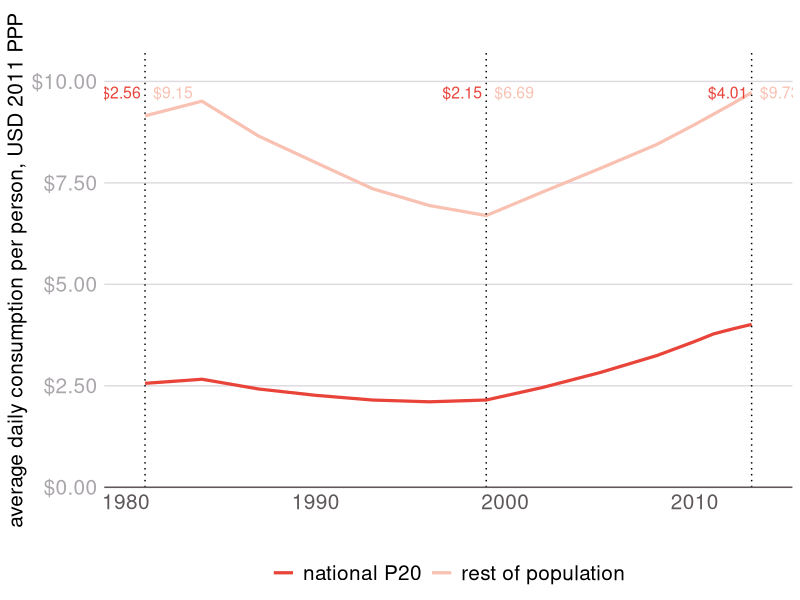
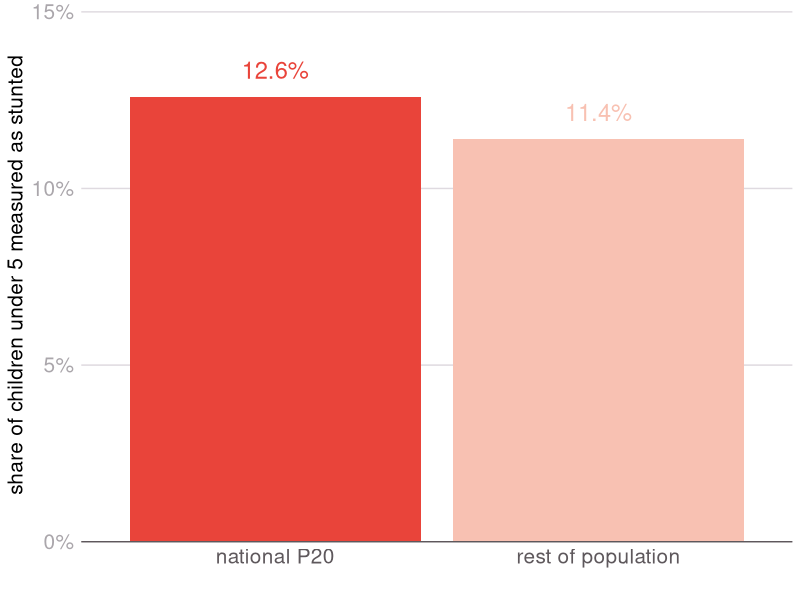
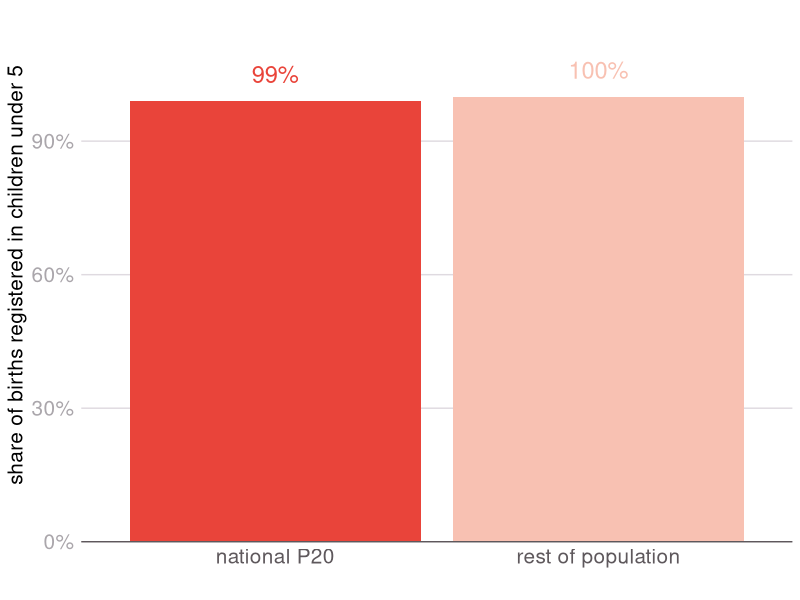
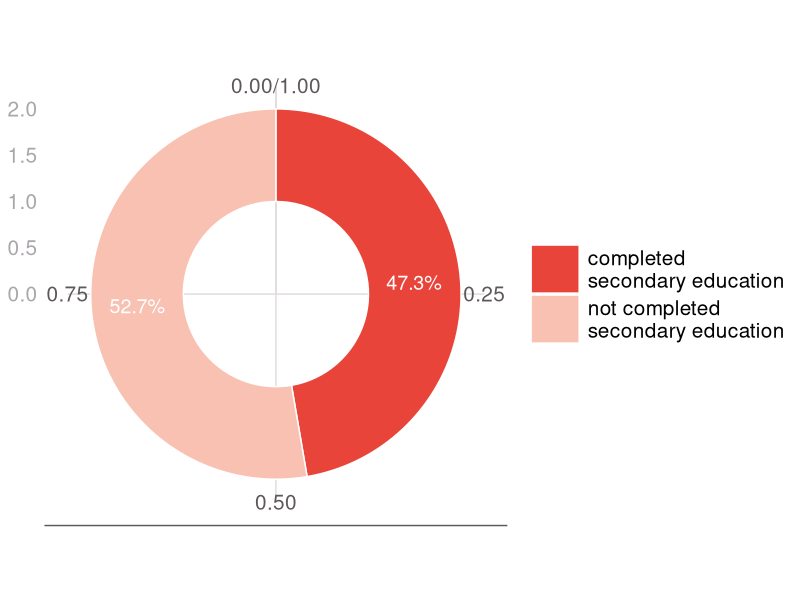

Recreate these plots in R, in order. (Note: this script raises an error after producing the figures.)
list.of.packages <- c("data.table","varhandle","reshape2","ggplot2","scales")
new.packages <- list.of.packages[!(list.of.packages %in% installed.packages()[,"Package"])]
if(length(new.packages)) install.packages(new.packages)
lapply(list.of.packages, require, character.only=T)

# C1: Income trends line
# C2: Stunting bar (LI only)
# C3: Birth reg bar (LI only)
# C4: Secondary educ donut
# C5: Secondary educ bar (LI only)
# C6: Under 5 mort bar (LI only)
# C7: Obesity line (HI only)

setwd("~/git/p20-profiles-2018")

getmode <- function(v) {
  uniqv <- unique(v)
  uniqv[which.max(tabulate(match(v, uniqv)))]
}

light.grey = "#DFDAE0"
mid.grey = "#AAA6AB"
dark.grey = "#5E585C"
red = "#E9443A"
pink = "#F8C1B2"
font.size = 15
line.size = 1.1
dpi = 300
two_tone = scale_color_manual(values=c(red,pink))
two_tone_fill = scale_fill_manual(values=c(red,pink))

simple_style = theme_bw() +
  theme(
    panel.border = element_blank()
    ,panel.grid.major.x = element_blank()
    ,panel.grid.major.y = element_line(color=light.grey )
    ,panel.background = element_blank()
    ,plot.background = element_blank()
    ,panel.grid.minor = element_blank()
    ,axis.line.x = element_line(colour = dark.grey)
    ,axis.line.y = element_blank()
    ,axis.text.x = element_text(colour=dark.grey, size=font.size)
    ,axis.text.y = element_text(colour=mid.grey, size=font.size)
    ,axis.title = element_text(size=font.size)
    ,axis.ticks = element_blank()
    ,legend.text = element_text(size=font.size))


countries <- read.csv("data/countries.csv",na.strings="")
countries$original.order = c(1:nrow(countries))

for(theslug in countries$slug){
  country = subset(countries,slug==theslug)[1,]
  lowincome = country$lowincome
  if(lowincome){
    for(i in c(1:6)){
      chart_name = paste0("charts/",theslug,"_c",i,".png")
      file.copy("final_template/no_data_text.png",chart_name,overwrite=T)
    }
  }else{
    for(i in c(1,4,7)){
      chart_name = paste0("charts/",theslug,"_c",i,".png")
      file.copy("final_template/no_data_text.png",chart_name,overwrite=T)
    }
  }
}

c1_data = read.csv("data/IncomeGapGraph.csv")
if(!"longname" %in% names(c1_data)){setnames(c1_data,"Country","longname")}
if(is.factor(c1_data$longname)){c1_data$longname=unfactor(c1_data$longname)}
c1_data$longname[which(c1_data$longname=="Cabo Verde")] = "Cape Verde"
c1_data$longname[which(c1_data$longname=="Congo")] = "Republic of Congo"
c1_data$longname[which(c1_data$longname=="Cote d'Ivoire")] = "Côte d’Ivoire"
c1_data$longname[which(c1_data$longname=="Lao People's Democratic Republic")] = "Lao People’s Democratic Republic"
missing_from_c1 = setdiff(countries$longname,c1_data$longname)
c1_missing_from_countries = setdiff(c1_data$longname,countries$longname)

c2_data <- read.csv("data/stunting.csv")
if(!"longname" %in% names(c2_data)){setnames(c2_data,"CountryName","longname")}
if(is.factor(c2_data$longname)){c2_data$longname=unfactor(c2_data$longname)}
c2_data$longname[which(c2_data$longname=="Cabo Verde")] = "Cape Verde"
c2_data$longname[which(c2_data$longname=="Congo")] = "Republic of Congo"
c2_data$longname[which(c2_data$longname=="Cote d'Ivoire")] = "Côte d’Ivoire"
c2_data$longname[which(c2_data$longname=="Lao People's Democratic Republic")] = "Lao People’s Democratic Republic"
c2_data$longname[which(c2_data$longname=="Democratic People's Republic of Korea")] = "Democratic People’s Republic of Korea"
missing_from_c2 = setdiff(countries$longname,c2_data$longname)
c2__missing_from_countries = setdiff(c2_data$longname,countries$longname)

c3_data <- read.csv("data/birthregP20.csv",fileEncoding="latin1")
if(!"longname" %in% names(c3_data)){setnames(c3_data,"CountryName","longname")}
if(is.factor(c3_data$longname)){c3_data$longname=unfactor(c3_data$longname)}
if(is.factor(c3_data$NP20.Reg)){c3_data$NP20.Reg=unfactor(c3_data$NP20.Reg)}
c3_data$NP20.Reg = gsub("\u0096","",c3_data$NP20.Reg)
c3_data$NP20.Reg[which(c3_data$longname=="Solomon Islands")] <- "87"
c3_data$NP20.Reg = as.numeric(c3_data$NP20.Reg)
c3_data$longname[which(c3_data$longname=="Cabo Verde")] = "Cape Verde"
c3_data$longname[which(c3_data$longname=="Congo")] = "Republic of Congo"
c3_data$longname[which(c3_data$longname=="Cote d'Ivoire")] = "Côte d’Ivoire"
c3_data$longname[which(c3_data$longname=="Lao People's Democratic Republic")] = "Lao People’s Democratic Republic"
c3_data$longname[which(c3_data$longname=="Democratic People's Republic of Korea")] = "Democratic People’s Republic of Korea"
c3_data$longname[which(c3_data$longname=="Libyan Arab Jamahiriya")] = "State of Libya"
missing_from_c3 = setdiff(countries$longname,c3_data$longname)
c3__missing_from_countries = setdiff(c3_data$longname,countries$longname)

c4_data <- read.csv("data/ntl_secondarycompletion.csv")
if(!"longname" %in% names(c4_data)){setnames(c4_data,"CountryName","longname")}
if(is.factor(c4_data$longname)){c4_data$longname=unfactor(c4_data$longname)}
c4_data$longname[which(c4_data$longname=="Cabo Verde")] = "Cape Verde"
c4_data$longname[which(c4_data$longname=="Congo")] = "Republic of Congo"
c4_data$longname[which(c4_data$longname=="Cote d'Ivoire")] = "Côte d’Ivoire"
c4_data$longname[which(c4_data$longname=="Lao People's Democratic Republic")] = "Lao People’s Democratic Republic"
c4_data$longname[which(c4_data$longname=="Korea, Dem. People’s Rep.")] = "Democratic People’s Republic of Korea"
c4_data$longname[which(c4_data$longname=="Libyan Arab Jamahiriya")] = "State of Libya"
c4_data$longname[which(c4_data$longname=="Virgin Islands (U.S.)")] = "United States Virgin Islands"
c4_data$longname[which(c4_data$longname=="aint Vincent and the Grenadines")] = "Saint Vincent and the Grenadines"
c4_data$longname[which(c4_data$longname=="Macao SAR, China")] = "China, Macao Special Administrative Region"
missing_from_c4 = setdiff(countries$longname,c4_data$longname)
c4__missing_from_countries = setdiff(c4_data$longname,countries$longname)
c4_data = subset(c4_data,!is.na(Secondary.Completion))
c4_data = c4_data[order(c4_data$longname,-c4_data$Year),]
c4_data$dup = duplicated(c4_data$longname)
c4_data = subset(c4_data,!dup)
c4_data$dup = NULL
c4_data$Year = NULL
c4_data$Secondary.non.completion = 100-c4_data$Secondary.Completion

c5_data <- read.csv("data/P20_secondarycompletion.csv")
if(!"longname" %in% names(c5_data)){setnames(c5_data,"CountryName","longname")}
if(is.factor(c5_data$longname)){c5_data$longname=unfactor(c5_data$longname)}
c5_data$longname[which(c5_data$longname=="Cabo Verde")] = "Cape Verde"
c5_data$longname[which(c5_data$longname=="Congo")] = "Republic of Congo"
c5_data$longname[which(c5_data$longname=="Cote d'Ivoire")] = "Côte d’Ivoire"
c5_data$longname[which(c5_data$longname=="Lao People's Democratic Republic")] = "Lao People’s Democratic Republic"
c5_data$longname[which(c5_data$longname=="Korea, Dem. People’s Rep.")] = "Democratic People’s Republic of Korea"
c5_data$longname[which(c5_data$longname=="Libyan Arab Jamahiriya")] = "State of Libya"
c5_data$longname[which(c5_data$longname=="Virgin Islands (U.S.)")] = "United States Virgin Islands"
c5_data$longname[which(c5_data$longname=="aint Vincent and the Grenadines")] = "Saint Vincent and the Grenadines"
c5_data$longname[which(c5_data$longname=="Macao SAR, China")] = "China, Macao Special Administrative Region"
missing_from_c5 = setdiff(countries$longname,c5_data$longname)
c5_missing_from_countries = setdiff(c5_data$longname,countries$longname)
c5_data$Year = NULL

c6_data <- read.csv("data/P20_u5mortality.csv")
if(!"longname" %in% names(c6_data)){setnames(c6_data,"CountryName","longname")}
if(is.factor(c6_data$longname)){c6_data$longname=unfactor(c6_data$longname)}
c6_data$longname[which(c6_data$longname=="Cabo Verde")] = "Cape Verde"
c6_data$longname[which(c6_data$longname=="Congo")] = "Republic of Congo"
c6_data$longname[which(c6_data$longname=="Cote d'Ivoire")] = "Côte d’Ivoire"
c6_data$longname[which(c6_data$longname=="Lao People's Democratic Republic")] = "Lao People’s Democratic Republic"
c6_data$longname[which(c6_data$longname=="Korea, Dem. People’s Rep.")] = "Democratic People’s Republic of Korea"
c6_data$longname[which(c6_data$longname=="Libyan Arab Jamahiriya")] = "State of Libya"
c6_data$longname[which(c6_data$longname=="Virgin Islands (U.S.)")] = "United States Virgin Islands"
c6_data$longname[which(c6_data$longname=="aint Vincent and the Grenadines")] = "Saint Vincent and the Grenadines"
c6_data$longname[which(c6_data$longname=="Macao SAR, China")] = "China, Macao Special Administrative Region"
missing_from_c6_ = setdiff(countries$longname,c6_data$longname)
c6__missing_from_countries = setdiff(c6_data$longname,countries$longname)
c6_data = subset(c6_data,!is.na(U5Mortality.Rest))
c6_data = c6_data[order(c6_data$longname,-c6_data$Year),]
c6_data$dup = duplicated(c6_data$longname)
c6_data = subset(c6_data,!dup)
c6_data$dup = NULL
c6_data$Year = NULL

c7_data <- read.csv("data/obesityrates.csv")
if(!"longname" %in% names(c7_data)){setnames(c7_data,"CountryName","longname")}
if(is.factor(c7_data$longname)){c7_data$longname=unfactor(c7_data$longname)}
c7_data$longname[which(c7_data$longname=="Cabo Verde")] = "Cape Verde"
c7_data$longname[which(c7_data$longname=="Congo")] = "Republic of Congo"
c7_data$longname[which(c7_data$longname=="Cote d'Ivoire")] = "Côte d’Ivoire"
c7_data$longname[which(c7_data$longname=="Lao People's Democratic Republic")] = "Lao People’s Democratic Republic"
c7_data$longname[which(c7_data$longname=="Democratic People's Republic of Korea")] = "Democratic People’s Republic of Korea"
c7_data$longname[which(c7_data$longname=="Libyan Arab Jamahiriya")] = "State of Libya"
c7_data$longname[which(c7_data$longname=="Virgin Islands (U.S.)")] = "United States Virgin Islands"
c7_data$longname[which(c7_data$longname=="aint Vincent and the Grenadines")] = "Saint Vincent and the Grenadines"
c7_data$longname[which(c7_data$longname=="Macao SAR, China")] = "China, Macao Special Administrative Region"
missing_from_obesity = setdiff(countries$longname,c7_data$longname)
obesity_missing_from_countries = setdiff(c7_data$longname,countries$longname)

for(theslug in countries$slug){
  country = subset(countries,slug==theslug)[1,]
  lowincome = country$lowincome
  thelongname = country$longname
  message(thelongname)
  ###C1####
  c1_chart_name = paste0("charts/",theslug,"_c1.png")
  c1_data_sub = subset(c1_data,longname==thelongname)
  if(nrow(c1_data_sub)>0){
    if(getmode(c1_data_sub$income.consumption)=="Income"){
      y_axis_lab = "average daily income per person, USD 2011 PPP"
    } else{
      y_axis_lab = "average daily consumption per person, USD 2011 PPP"
    }
    keep = c("Year","longname","national.P20.average","rest.of.population.average")
    c1_data_sub = c1_data_sub[keep]
    names(c1_data_sub) = c("Year","longname","national P20","rest of population")
    c1_data_melt = melt(c1_data_sub,id.vars=c("Year","longname"))
    c1_max = max(c1_data_melt$value)
    c1_year_min = min(c1_data_melt$Year,na.rm=T)
    c1_year_max = max(c1_data_melt$Year,na.rm=T)
    if(!is.na(c1_max)){
      c1 = ggplot(c1_data_melt,aes(x=Year,y=value,group=variable,color=variable)) +
        geom_line(size=line.size) +
        two_tone +
        scale_y_continuous(expand=c(0,0), limits=c(0,c1_max*1.1),label=dollar) +
        expand_limits(x=c(c1_year_min-0.5,c1_year_max+0.5)) +
        geom_vline(xintercept=c(c1_year_min,1999,c1_year_max),linetype="dotted") +
        geom_text(
          data=subset(c1_data_melt,Year %in% c(c1_year_min,1999,c1_year_max) & variable=="national P20")
          ,aes(label=dollar_format(largest_with_cents=10)(value),y=c1_max)
          ,size=4
          ,hjust=1.1
          ,show.legend=F
        ) +
        geom_text(
          data=subset(c1_data_melt,Year %in% c(c1_year_min,1999,c1_year_max) & variable=="rest of population")
          ,aes(label=dollar_format(largest_with_cents=10)(value),y=c1_max)
          ,size=4
          ,hjust=-0.2
          ,show.legend=F
        ) +
        labs(y = y_axis_lab, x="",title="\n") +
        simple_style +
        theme(
          legend.position="bottom",
          legend.title=element_blank(),
          axis.line.x = element_line(colour = dark.grey),
        )
      ggsave(c1_chart_name,c1,units="in",dpi=dpi,width=(1000/dpi),height=(770/dpi),scale=3) 
    }
  }
  ###C2####
  c2_chart_name = paste0("charts/",theslug,"_c2.png")
  if(lowincome){
    c2_data_sub = subset(c2_data,longname==thelongname)
    if(nrow(c2_data_sub)>0){
      y_axis_lab = "share of children under 5 measured as stunted"
      keep = c("longname","nationalP20stunting","restP20stunting")
      c2_data_sub = c2_data_sub[keep]
      names(c2_data_sub) = c("longname","national P20","rest of population")
      c2_data_melt = melt(c2_data_sub,id.vars=c("longname"))
      c2_data_melt$value = c2_data_melt$value/100
      c2_max = max(c2_data_melt$value)
      if(!is.na(c2_max)){
        c2 = ggplot(c2_data_melt,aes(x=variable,y=value,fill=variable)) +
          geom_bar(stat="identity") +
          two_tone_fill +
          scale_y_continuous(expand=c(0,0), limits=c(0,c2_max*1.2),label=percent) +
          geom_text(aes(label=percent(value),color=variable),vjust=-1,size=6) +
          two_tone +
          labs(y = y_axis_lab, x="") +
          simple_style +
          theme(
            legend.position="none",
            legend.title=element_blank(),
            axis.line.x = element_line(colour = dark.grey),
          )
        ggsave(c2_chart_name,c2,units="in",dpi=dpi,width=(1000/dpi),height=(600/dpi),scale=3)
      }
    } 
  }
  ###C3####
  c3_chart_name = paste0("charts/",theslug,"_c3.png")
  if(lowincome){
    c3_data_sub = subset(c3_data,longname==thelongname)
    if(nrow(c3_data_sub)>0){
      y_axis_lab = "share of births registered in children under 5"
      names(c3_data_sub) = c("longname","national P20","rest of population")
      c3_data_melt = melt(c3_data_sub,id.vars=c("longname"))
      c3_data_melt$value = c3_data_melt$value/100
      c3_max = max(c3_data_melt$value)
      if(!is.na(c3_max)){
        c3 = ggplot(c3_data_melt,aes(x=variable,y=value,fill=variable)) +
          geom_bar(stat="identity") +
          two_tone_fill +
          scale_y_continuous(expand=c(0,0), limits=c(0,c3_max*1.2),label=percent) +
          geom_text(aes(label=percent(value),color=variable),vjust=-1,size=6) +
          two_tone +
          labs(y = y_axis_lab, x="") +
          simple_style +
          theme(
            legend.position="none",
            legend.title=element_blank(),
            axis.line.x = element_line(colour = dark.grey),
          )
        ggsave(c3_chart_name,c3,units="in",dpi=dpi,width=(1000/dpi),height=(600/dpi),scale=3) 
      }
    } 
  }
  ###C4####
  c4_chart_name = paste0("charts/",theslug,"_c4.png")
  c4_data_sub = subset(c4_data,longname==thelongname)
  if(nrow(c4_data_sub)>0){
    names(c4_data_sub) = c("longname","completed \nsecondary education","not completed \nsecondary education")
    c4_data_melt = melt(c4_data_sub,id.vars=c("longname"))
    if(!is.na(max(c4_data_melt$value,na.rm=T))){
      c4_data_melt$value = c4_data_melt$value/100
      c4_data_melt$ymax = cumsum(c4_data_melt$value)
      c4_data_melt$ymin = c(0, head(c4_data_melt$ymax, n=-1))
      c4 = ggplot(c4_data_melt,aes(fill=variable,ymax=ymax,ymin=ymin,xmax=2,xmin=1)) +
        geom_rect(color="white") +
        geom_text(
          aes(label=percent(value),x=1.5,y=ymin+(0.5*value)),
          color="white",
          size=5
        ) +
        two_tone_fill +
        coord_polar(theta="y") +
        xlim(c(0,2)) +
        simple_style +
        theme(
          axis.title=element_blank(),
          axis.text=element_blank(),
          axis.line=element_blank(),
          panel.grid=element_blank(),
          legend.title=element_blank(),
          legend.position="right"
        ) + 
        guides(fill=guide_legend(
          keywidth=0.5,
          keyheight=0.5,
          default.unit="inch")
        )
      ggsave(c4_chart_name,c4,units="in",dpi=dpi,width=(1000/dpi),height=(550/dpi),scale=3)
    }
  }
  ###C5####
  c5_chart_name = paste0("charts/",theslug,"_c5.png")
  if(lowincome){
    c5_data_sub = subset(c5_data,longname==thelongname)
    if(nrow(c5_data_sub)>0){
      y_axis_lab = "% who have completed secondary school"
      names(c5_data_sub) = c("longname","national P20","rest of population")
      c5_data_melt = melt(c5_data_sub,id.vars=c("longname"))
      c5_data_melt$value = c5_data_melt$value/100
      c5_max = max(c5_data_melt$value)
      if(!is.na(c5_max)){
        c5 = ggplot(c5_data_melt,aes(x=variable,y=value,fill=variable)) +
          geom_bar(stat="identity") +
          two_tone_fill +
          scale_y_continuous(expand=c(0,0), limits=c(0,c5_max*1.2),label=percent) +
          geom_text(aes(label=percent(value),color=variable),vjust=-1,size=6) +
          two_tone +
          labs(y = y_axis_lab, x="") +
          simple_style +
          theme(
            legend.position="none",
            legend.title=element_blank(),
            axis.line.x = element_line(colour = dark.grey),
          )
        ggsave(c5_chart_name,c5,units="in",dpi=dpi,width=(1000/dpi),height=(660/dpi),scale=3) 
      }
    } 
  }
  ###C6####
  c6_chart_name = paste0("charts/",theslug,"_c6.png")
  if(lowincome){
    c6_data_sub = subset(c6_data,longname==thelongname)
    if(nrow(c6_data_sub)>0){
      y_axis_lab = "under 5 mortality rate per 1,000 live births"
      names(c6_data_sub) = c("longname","national P20","rest of population")
      c6_data_melt = melt(c6_data_sub,id.vars=c("longname"))
      c6_data_melt$value = c6_data_melt$value/100
      c6_max = max(c6_data_melt$value)
      if(!is.na(c6_max)){
        c6 = ggplot(c6_data_melt,aes(x=variable,y=value,fill=variable)) +
          geom_bar(stat="identity") +
          two_tone_fill +
          scale_y_continuous(expand=c(0,0), limits=c(0,c6_max*1.2),label=percent) +
          geom_text(aes(label=percent(value),color=variable),vjust=-1,size=6) +
          two_tone +
          labs(y = y_axis_lab, x="") +
          simple_style +
          theme(
            legend.position="none",
            legend.title=element_blank(),
            axis.line.x = element_line(colour = dark.grey),
          )
        ggsave(c6_chart_name,c6,units="in",dpi=dpi,width=(1000/dpi),height=(590/dpi),scale=3) 
      }
    } 
  }
  ###C7####
  c7_chart_name = paste0("charts/",theslug,"_c7.png")
  if(!lowincome){
    c7_data_sub = subset(c7_data,longname==thelongname)
    if(nrow(c7_data_sub)>0){
      y_axis_lab = "% population who are obese"
      c7_data_melt = melt(c7_data_sub,id.vars=c("Year","longname"))
      c7_max = max(c7_data_melt$value)
      c7_year_min = min(c7_data_melt$Year,na.rm=T)
      c7_year_max = max(c7_data_melt$Year,na.rm=T)
      if(!is.na(c7_max)){
        c7 = ggplot(c7_data_melt,aes(x=Year,y=value,group=variable,color=variable)) +
          geom_line(size=line.size) +
          two_tone +
          scale_y_continuous(expand=c(0,0), limits=c(0,c7_max*1.1),label=percent) +
          expand_limits(x=c(c7_year_min-0.5,c7_year_max+0.5)) +
          labs(y = y_axis_lab, x="") +
          simple_style +
          theme(
            legend.position="none",
            legend.title=element_blank(),
            axis.line.x = element_line(colour = dark.grey),
          )
        ggsave(c7_chart_name,c7,units="in",dpi=dpi,width=(1000/dpi),height=(650/dpi),scale=3) 
      }
    }
  }
}
